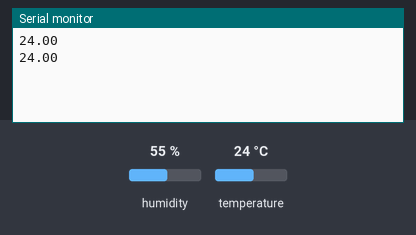
The sketch below on a simulated Arduino Uno, built with avr-gcc and run on an emulated ATmega328P. On the bench: the last lines printed to the serial monitor. Inputs (shaded band) come from the test bench; at power-on: temperature 24 °C, humidity 55 %.

Above: at 4.8 s.
4.9 s: temperature set to 12 °C
At 6.6 s:
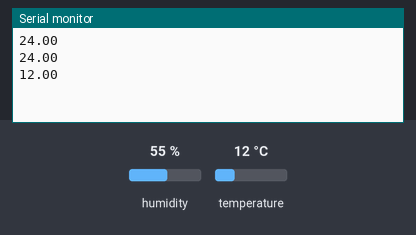
7.9 s: temperature set to 19 °C
At 9.0 s:
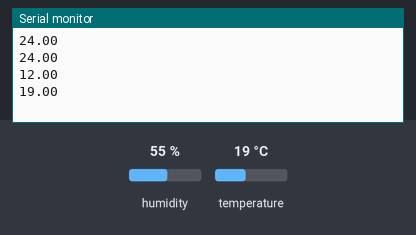
Timing chart, 0 to 10.9 s (numbered marks = the images above; inputs shaded):
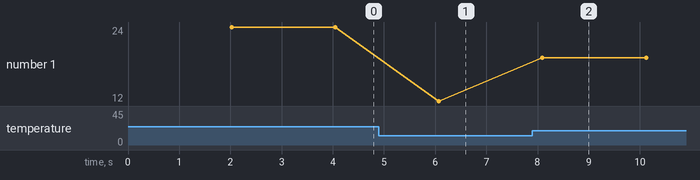

Measured:
- after the input at 4.9 s, the serial monitor: prints a new line after 1.2 s (image 1)
- after the input at 7.9 s, the serial monitor: prints a new line after 0.19 s (image 2)
- plotted number 1: 24 → 12 after the input at 4.9 s, 12 → 19 after the input at 7.9 s

The sketch:

arduino_temperature_dht11.ino
```cpp
#include <DHT.h>

#define DHTPIN 2       // Pin, an dem der DHT11-Sensor angeschlossen ist
#define DHTTYPE DHT11   // Verwendeter DHT-Typ

DHT dht(DHTPIN, DHTTYPE);

void setup() {
  Serial.begin(9600);
  dht.begin();
}

void loop() {
  delay(2000);  // Warte 2 Sekunden zwischen den Messungen

  float temperature = dht.readTemperature();       // Temperatur auslesen
  float humidity = dht.readHumidity();             // Luftfeuchtigkeit auslesen

  if (isnan(temperature) || isnan(humidity)) {
    Serial.println("Fehler beim Auslesen des DHT-Sensors!");
    return;
  }

  Serial.println(temperature);
}
```
